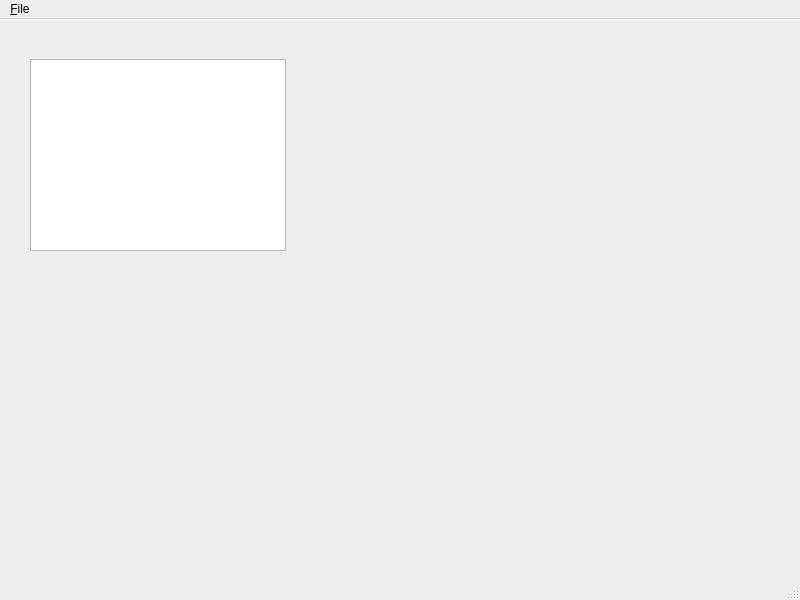
<?xml version="1.0" encoding="UTF-8"?>
<ui version="4.0">
 <class>MonsterEditor</class>
 <widget class="QMainWindow" name="MonsterEditor">
  <property name="geometry">
   <rect>
    <x>0</x>
    <y>0</y>
    <width>800</width>
    <height>600</height>
   </rect>
  </property>
  <property name="windowTitle">
   <string>MainWindow</string>
  </property>
  <widget class="QWidget" name="centralwidget">
   <widget class="QListWidget" name="listWidget">
    <property name="geometry">
     <rect>
      <x>30</x>
      <y>40</y>
      <width>256</width>
      <height>192</height>
     </rect>
    </property>
   </widget>
  </widget>
  <widget class="QMenuBar" name="menubar">
   <property name="geometry">
    <rect>
     <x>0</x>
     <y>0</y>
     <width>800</width>
     <height>32</height>
    </rect>
   </property>
   <widget class="QMenu" name="menu_File">
    <property name="title">
     <string>&amp;File</string>
    </property>
    <addaction name="actionLoad"/>
    <addaction name="actionSave"/>
    <addaction name="actionSave_as"/>
    <addaction name="action_Quit"/>
   </widget>
   <addaction name="menu_File"/>
  </widget>
  <widget class="QStatusBar" name="statusbar"/>
  <action name="action_Quit">
   <property name="text">
    <string>&amp;Quit</string>
   </property>
  </action>
  <action name="actionSave">
   <property name="text">
    <string>Save</string>
   </property>
  </action>
  <action name="actionLoad">
   <property name="text">
    <string>Open</string>
   </property>
  </action>
  <action name="actionSave_as">
   <property name="text">
    <string>Save as</string>
   </property>
  </action>
 </widget>
 <resources/>
 <connections/>
</ui>
